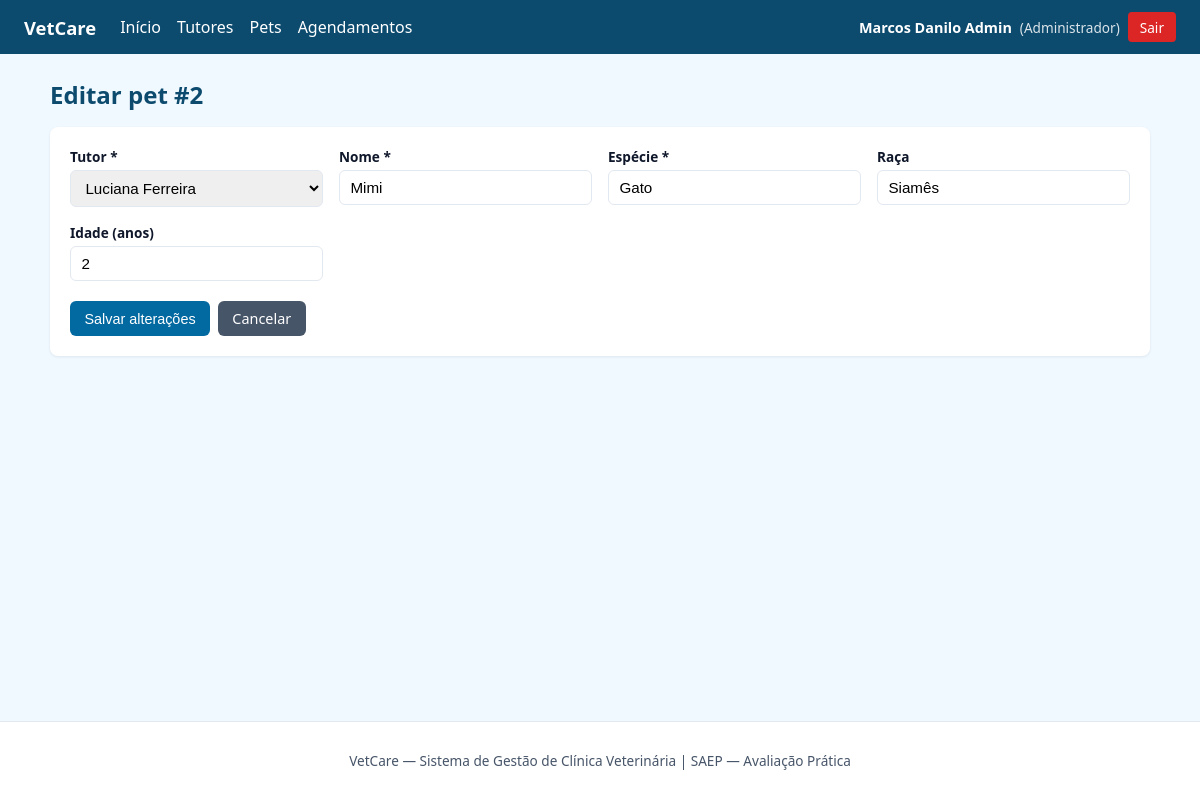
The page /sistema/pets/editar.php?id=2 (signed in) on the database its author committed.
### tables this page shows
CREATE TABLE pets (
  id INT AUTO_INCREMENT PRIMARY KEY,
  tutor_id INT NOT NULL,
  nome VARCHAR(80) NOT NULL,
  especie VARCHAR(40) NOT NULL,
  raca VARCHAR(60) NULL,
  idade INT NULL,
  CONSTRAINT fk_pets_tutor
    FOREIGN KEY (tutor_id) REFERENCES tutores(id)
    ON UPDATE CASCADE ON DELETE RESTRICT
);

CREATE TABLE tutores (
  id INT AUTO_INCREMENT PRIMARY KEY,
  nome VARCHAR(100) NOT NULL,
  cpf VARCHAR(255) NOT NULL COMMENT 'CPF criptografado AES-256-CBC',
  telefone VARCHAR(20) NULL,
  email VARCHAR(120) NULL
);

### sistema/pets/editar.php (the view, shortened to what this page needs)
<?php
require_once __DIR__ . "/../config/conexao.php";
$id=(int)($_GET["id"]??$_POST["id"]??0);
$tutores=$conn->query("SELECT id,nome FROM tutores ORDER BY nome");
$stmt=$conn->prepare("SELECT * FROM pets WHERE id=? LIMIT 1");
$stmt->bind_param("i",$id); $stmt->execute();
$p=$stmt->get_result()->fetch_assoc();
require __DIR__ . "/../includes/header.php";
?>
<h1 class="page-title">Editar pet #<?= (int)$p["id"] ?></h1>
<div class="card">
<form method="post">
  <div class="form-grid">
    <div>
      <label for="tutor_id">Tutor *</label>
      <select id="tutor_id" name="tutor_id" required>
        <?php $tutores->data_seek(0); while ($t=$tutores->fetch_assoc()): ?>
          <option value="<?= (int)$t["id"] ?>" <?= (int)$p["tutor_id"]===(int)$t["id"]?"selected":"" ?>><?= htmlspecialchars($t["nome"]) ?></option>
        <?php endwhile; ?>
      </select>
    </div>
    <div><label for="nome">Nome *</label><input type="text" id="nome" name="nome" required value="<?= htmlspecialchars($p["nome"]) ?>"></div>
    <div><label for="especie">Espécie *</label><input type="text" id="especie" name="especie" required value="<?= htmlspecialchars($p["especie"]) ?>"></div>
    <div><label for="raca">Raça</label><input type="text" id="raca" name="raca" value="<?= htmlspecialchars($p["raca"]??"") ?>"></div>
    <div><label for="idade">Idade (anos)</label><input type="number" id="idade" name="idade" min="0" max="40" value="<?= $p["idade"]!==null?(int)$p["idade"]:"" ?>"></div>
  </div>
  <div class="form-actions">
    <button type="submit" class="btn">Salvar alterações</button>
    <a class="btn btn-secondary" href="listar.php">Cancelar</a>
  </div>
</form>
</div>
<?php require __DIR__ . "/../includes/footer.php"; ?>

### sistema/css/style.css (style rules this page uses)
:root { --azul:#0c4a6e;--azul-m:#0369a1;--cinza:#475569;--fundo:#f0f9ff;--branco:#fff;--ok:#047857;--erro:#b91c1c;--borda:#e2e8f0 }
* { box-sizing:border-box }
body { margin:0;font-family:system-ui,-apple-system,Segoe UI,Roboto,sans-serif;background:var(--fundo);color:#0f172a;min-height:100vh;display:flex;flex-direction:column }
h1.page-title { margin:0 0 1rem;color:var(--azul);font-size:1.5rem }
.card { background:var(--branco);border-radius:8px;padding:1.25rem;box-shadow:0 1px 3px rgba(0,0,0,.08);margin-bottom:1.25rem }
.btn { display:inline-block;padding:.5rem .9rem;border-radius:6px;border:none;cursor:pointer;font-size:.9rem;text-decoration:none;color:#fff;background:var(--azul-m) }
.btn-secondary { background:var(--cinza) }
.form-grid { display:grid;grid-template-columns:repeat(auto-fit,minmax(220px,1fr));gap:1rem }
.form-grid label { display:block;font-weight:600;font-size:.85rem;margin-bottom:.25rem }
.form-grid input,.form-grid select,.form-grid textarea { width:100%;padding:.5rem .65rem;border:1px solid var(--borda);border-radius:6px;font-size:.95rem }
.form-actions { margin-top:1.25rem;display:flex;gap:.5rem }

### rows shown on the page
pets: id "2", tutor_id "Luciana Ferreira", nome "Mimi", especie "Gato", raca "Siamês", idade "2"

### other values the page prints
$u["nome"] "Marcos Danilo Admin"
$u["perfil"] "Administrador"
